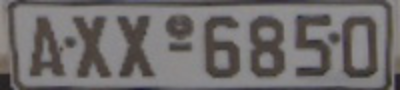
#> input picture assets/license_plate.png, 400 x 90 px
$ python connected_comp.py
#> lines starting #> are read from the running program, lines starting #| are printed output that depends on the picture; after the words box and inside, x2 and y2 are one past the last pixel; in counts of white or black regions, pixels touching at a corner belong together
from skimage.filters import threshold_local
from skimage import measure
import numpy as np
import cv2

image = cv2.imread("../../assets/license_plate.png")
#> image is the input picture: shape (90, 400, 3); mean B, G, R 107.6, 107.8, 111.5
hsv_image = cv2.cvtColor(image, cv2.COLOR_BGR2HSV)
#> hsv_image: shape (90, 400, 3); mean H, S, V 70.8, 17.2, 112.3
v = cv2.split(hsv_image)[2]
t = threshold_local(v, 29, offset=15, method="gaussian")
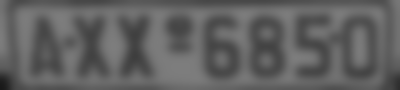
#> t: shape (90, 400) float64; min 25.38, max 125.7, mean 97.3
thresh = (v < t).astype("uint8") * 255
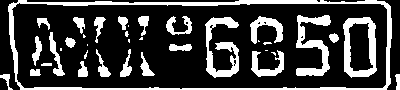
#> thresh: shape (90, 400); 24.1% white; 37 white regions (12 under 20 px), largest, box (x1, y1, x2, y2) and area: (8, 0, 392, 90) 2817, (343, 17, 377, 78) 947, (205, 17, 239, 78) 910
cv2.imshow("License plate", image)
cv2.imshow("Thresholded plate", thresh)
labels = measure.label(thresh, neighbors=8, background=0)
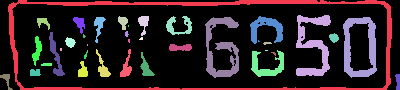
#> labels: shape (90, 400) int64; 38 distinct labels, from 0 to 37; one colour per label, 0 black
mask = np.zeros(thresh.shape, dtype="uint8")
print(f"Label count: {len(labels)}. Found {len(np.unique(labels))} unique "
      f"blobs")
#| Label count: 90. Found 38 unique blobs
for i, label in enumerate(np.unique(labels)):
    if label == 0:
        print("Label: 0 (background)")
        continue
    print(f"Label: {i} (foreground)")
    labelMask = np.zeros(thresh.shape, dtype="uint8")
    labelMask[labels == label] = 255
    numPixels = cv2.countNonZero(labelMask)
    if numPixels > 300 and numPixels < 1500:
        mask = cv2.add(mask, labelMask)
#> this loop made 38 passes
#> numPixels on passes 2 to 13: 2817, 900, 88, 120, 226, 413, 109, 135, 910, 947, 81, 2
#| Label: 0 (background)
#| Label: 1 (foreground)
#| Label: 2 (foreground)
#| Label: 3 (foreground)
#| Label: 4 (foreground)
#| Label: 5 (foreground)
#| Label: 6 (foreground)
#| Label: 7 (foreground)
#> (further printed lines are left out)
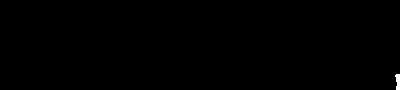
#> labelMask: shape (90, 400); 0.17% white; 1 white region, box (x1, y1, x2, y2) and area: (395, 74, 400, 90) 62
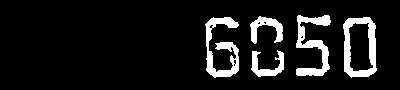
#> mask: shape (90, 400); 9.9% white; 5 white regions, box (x1, y1, x2, y2) and area: (343, 17, 377, 78) 947, (205, 17, 239, 78) 910, (296, 15, 331, 76) 900, (250, 16, 283, 44) 413, (251, 50, 284, 77) 390
cv2.imshow(f"Large Blobs", mask)
cv2.waitKey(0)

$ run again, with assets/bricks.png copied over assets/license_plate.png
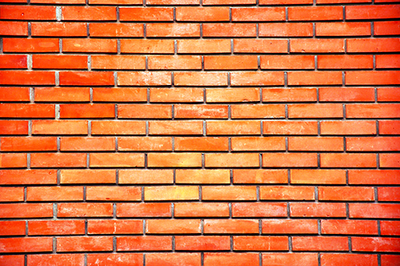
#> input picture assets/bricks.png, 400 x 266 px
#> image is the input picture: shape (266, 400, 3); mean B, G, R 66.4, 117, 216.7
#> hsv_image: shape (266, 400, 3); mean H, S, V 16.5, 172.3, 216.9
#> `thresh = (v < t).astype("uint8") * 255`:
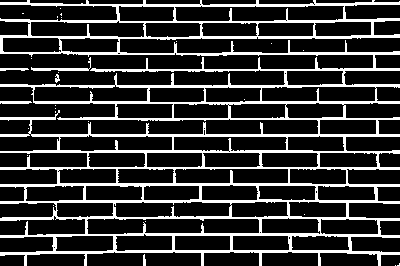
#> thresh: shape (266, 400); 19.8% white; 28 white regions (22 under 20 px), largest, box (x1, y1, x2, y2) and area: (0, 0, 400, 266) 20585, (31, 57, 91, 71) 183, (0, 101, 32, 104) 91, (0, 68, 29, 71) 67, (143, 254, 146, 266) 30, (55, 74, 60, 83) 27
#> `labels = measure.label(thresh, neighbors=8, background=0)`:
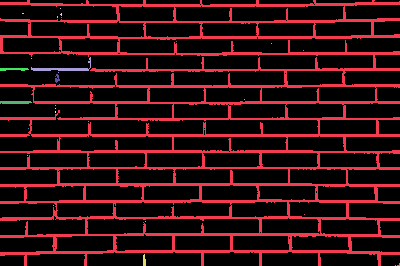
#> labels: shape (266, 400) int64; 29 distinct labels, from 0 to 28; one colour per label, 0 black
#| Label count: 266. Found 29 unique blobs
#> the loop `for i, label in enumerate(np.unique(labels)):` made 29 passes
#> numPixels on passes 2 to 9: 20585, 1, 2, 4, 2, 1, 1, 1
#> (printed output is left out)

$ run again, with assets/car.png copied over assets/license_plate.png
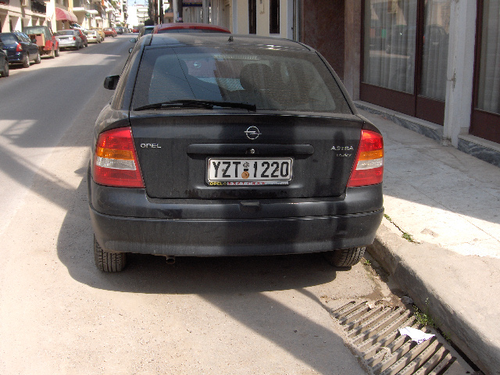
#> input picture assets/car.png, 500 x 375 px
#> image is the input picture: shape (375, 500, 3); mean B, G, R 114, 118.4, 127.9
#> hsv_image: shape (375, 500, 3); mean H, S, V 59.7, 36.4, 129.9
#> thresh: shape (375, 500); 14.5% white; 1217 white regions (1084 under 20 px), largest, box (x1, y1, x2, y2) and area: (0, 35, 384, 235) 3811, (57, 209, 319, 371) 1603, (187, 147, 312, 187) 1075
#> `labels = measure.label(thresh, neighbors=8, background=0)`:
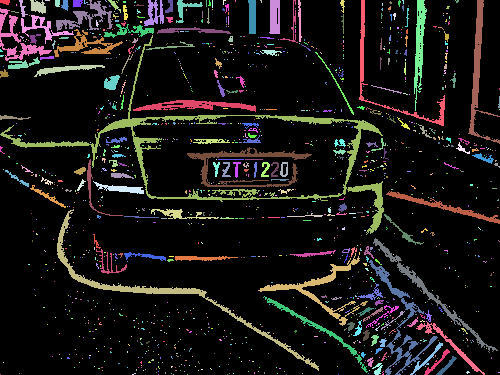
#> labels: shape (375, 500) int64; 1218 distinct labels, from 0 to 1217; one colour per label, 0 black
#| Label count: 375. Found 1218 unique blobs
#> the loop `for i, label in enumerate(np.unique(labels)):` made 1218 passes
#> numPixels on passes 2 to 4: 39, 59, 154
#> (printed output is left out)
#> after the loop `for i, label in enumerate(np.unique(labels)):`:
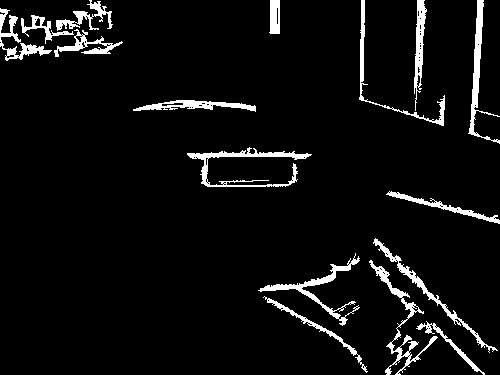
#> mask: shape (375, 500); 5.6% white; 16 white regions, largest, box (x1, y1, x2, y2) and area: (187, 147, 312, 187) 1075, (369, 260, 438, 375) 964, (258, 253, 360, 326) 928
